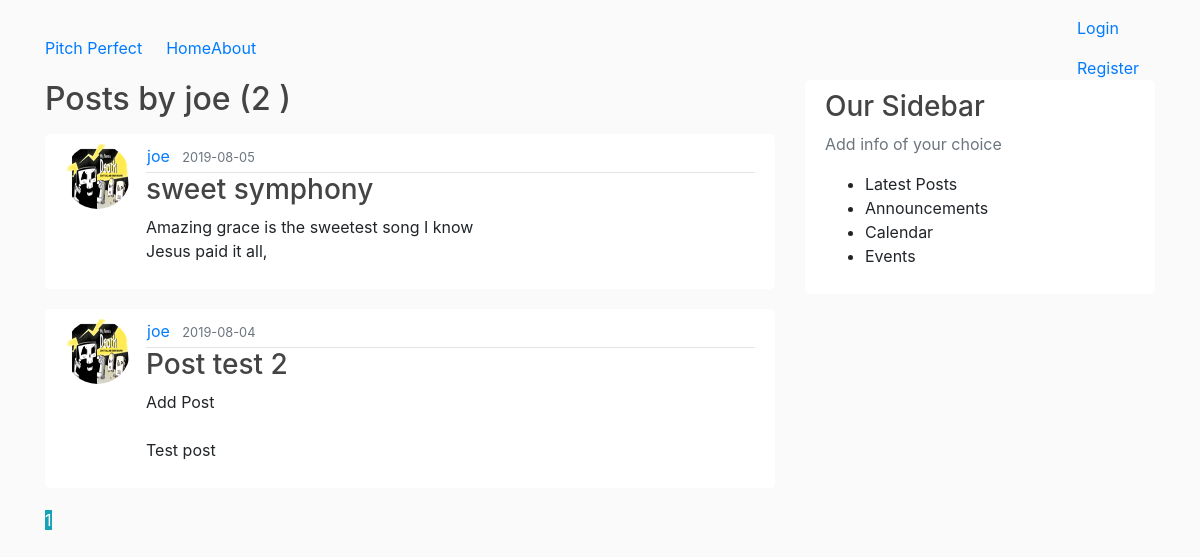
/user/joe, run on the app's committed database.
### flaskblog/models.py (models this page shows, shortened)
class User(db.Model, UserMixin):
	id = db.Column(db.Integer, primary_key = True)
	username = db.Column(db.String(20), unique=True, nullable = False)
	email = db.Column(db.String(200), unique=True, nullable = False)
	image_file = db.Column(db.String(20),  nullable = False, default = 'default.jpg')
	password = db.Column(db.String(60), nullable = False)
	posts = db.relationship('Post', backref = 'author', lazy = True)

class Post(db.Model):
	id = db.Column(db.Integer, primary_key = True)
	title = db.Column(db.String(150), nullable = False)
	date_posted = db.Column(db.DateTime, nullable = False, default = datetime.utcnow)
	content = db.Column(db.String(200), nullable = False )
	user_id = db.Column(db.Integer, db.ForeignKey('user.id'), nullable = False)

### flaskblog/routes.py (the view)
@app.route("/user/<string:username>")
def user_posts(username):
	page = request.args.get('page', 1, type = int)
	user = User.query.filter_by(username = username).first_or_404()
	posts = Post.query.filter_by(author = user)\
		.order_by(Post.date_posted.desc())\
		.paginate(page = page, per_page = 5)
	return render_template('user_posts.html', posts=posts, user = user)

### flaskblog/templates/user_posts.html
{% extends "layout.html" %}
{% block content %}
<h2 class="mb-3"> Posts by {{ user.username }} ({{ posts.total }} ) </h2>
{% for post in posts.items %}
<article class="media content-section">
	<img class="rounded-circle article-img" src="{{ url_for('static',filename = 'profile_pics/' + post.author.image_file) }} ">
	<div class="media-body">
		<div class="article-metadata">
			<a class="mr-2" href="{{url_for('user_posts', username = post.author.username) }} ">{{ post.author.username}}</a>
			<small class="text-muted">{{post.date_posted.strftime('%Y-%m-%d')}} </small>
		</div>
		<h3><a class="article-title" href="{{ url_for('post', post_id = post.id) }} ">{{post.title}} </a></h3>
		<p class="article-content">{{post.content}} </p>
	</div>
</article>
{% endfor %}
{% for page_num in posts.iter_pages(left_edge =1, right_edge=1, left_current=1, right_current=2) %}
{% if page_num %}
	{% if posts.page == page_num %}
	<a class="btn-info mb-4" href="{{url_for('user_posts', username = user.username, page=page_num ) }} ">{{ page_num }}</a>
	{% else %}
	<a class="btn btn-outline-info mb-4" href="{{url_for('user_posts', username = user.username, page=page_num ) }} ">{{ page_num }}</a>
	{% endif %}
{% else %}
...
{% endif %}
{% endfor %}
{% endblock content %}

### flaskblog/static/main.css (style rules this page uses)
body { background: #fafafa; color: 333333; margin-top: 5rem; }
h1,h2,h3,h4,h5,h6 { color: #444444; }
.content-section { background: #ffffff; padding: 10px 20px; border: 2px splod #dddddd; border-radius: 5px; margin-bottom: 20px; }
.article-title { color: #444444; }
.article-content { white-space: pre-line; }
.article-img { width: 65px; height: 65px; margin-right: 16px; }
.article-metadata { padding-left: 1px; padding-bottom: 4px; border-bottom: 1px solid #e3e3e3; }

### data on the page
User: username "joe"
Post: image_file (picture), author.username "joe", date_posted "2019-08-05", title "sweet symphony", content "Amazing grace is the sweetest song I know Jesus paid it all,"
Post: image_file (picture), author.username "joe", date_posted "2019-08-04", title "Post test 2", content "Add Post Test post"

### other printed values
{{ posts.total }} "2"
{{ page_num }} "1"
